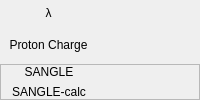
  <widget class="QDockWidget" name="dockWidget_10">
   <property name="windowTitle">
    <string>Run Info 2</string>
   </property>
   <attribute name="dockWidgetArea">
    <number>2</number>
   </attribute>
   <widget class="QWidget" name="dockWidgetContents_10">
    <layout class="QVBoxLayout" name="verticalLayout_22">
     <property name="margin">
      <number>0</number>
     </property>
     <item>
      <widget class="QWidget" name="widget_8" native="true">
       <layout class="QGridLayout" name="gridLayout_11">
        <property name="margin">
         <number>0</number>
        </property>
        <item row="1" column="0">
         <widget class="QLabel" name="label_8">
          <property name="toolTip">
           <string>Read from file</string>
          </property>
          <property name="text">
           <string>λ</string>
          </property>
          <property name="alignment">
           <set>Qt::AlignCenter</set>
          </property>
          <property name="textInteractionFlags">
           <set>Qt::LinksAccessibleByMouse|Qt::TextSelectableByMouse</set>
          </property>
         </widget>
        </item>
        <item row="3" column="0" colspan="2">
         <widget class="QFrame" name="frame_6">
          <property name="frameShape">
           <enum>QFrame::StyledPanel</enum>
          </property>
          <property name="frameShadow">
           <enum>QFrame::Raised</enum>
          </property>
          <layout class="QGridLayout" name="gridLayout_9">
           <property name="margin">
            <number>0</number>
           </property>
           <item row="0" column="0">
            <widget class="QLabel" name="label_12">
             <property name="toolTip">
              <string>Sample angle read from file</string>
             </property>
             <property name="text">
              <string>SANGLE</string>
             </property>
             <property name="alignment">
              <set>Qt::AlignCenter</set>
             </property>
             <property name="textInteractionFlags">
              <set>Qt::LinksAccessibleByMouse|Qt::TextSelectableByMouse</set>
             </property>
            </widget>
           </item>
           <item row="0" column="1">
            <widget class="QLabel" name="datasetSangle">
             <property name="toolTip">
              <string>Sample angle read from file</string>
             </property>
             <property name="text">
              <string/>
             </property>
             <property name="margin">
              <number>2</number>
             </property>
             <property name="textInteractionFlags">
              <set>Qt::LinksAccessibleByMouse|Qt::TextSelectableByMouse</set>
             </property>
            </widget>
           </item>
           <item row="1" column="0">
            <widget class="QLabel" name="label_13">
             <property name="toolTip">
              <string>Sample angle calculated from 2Θ and X-center position</string>
             </property>
             <property name="text">
              <string>SANGLE-calc</string>
             </property>
             <property name="alignment">
              <set>Qt::AlignCenter</set>
             </property>
             <property name="textInteractionFlags">
              <set>Qt::LinksAccessibleByMouse|Qt::TextSelectableByMouse</set>
             </property>
            </widget>
           </item>
           <item row="1" column="1">
            <widget class="QLabel" name="datasetAi">
             <property name="toolTip">
              <string>Sample angle calculated from 2Θ and X-center position</string>
             </property>
             <property name="text">
              <string/>
             </property>
             <property name="margin">
              <number>2</number>
             </property>
             <property name="textInteractionFlags">
              <set>Qt::LinksAccessibleByMouse|Qt::TextSelectableByMouse</set>
             </property>
            </widget>
           </item>
          </layout>
         </widget>
        </item>
        <item row="1" column="1">
         <widget class="QLabel" name="datasetLambda">
          <property name="toolTip">
           <string>Read from file</string>
          </property>
          <property name="text">
           <string/>
          </property>
          <property name="margin">
           <number>2</number>
          </property>
          <property name="textInteractionFlags">
           <set>Qt::LinksAccessibleByMouse|Qt::TextSelectableByMouse</set>
          </property>
         </widget>
        </item>
        <item row="2" column="0">
         <widget class="QLabel" name="label_9">
          <property name="toolTip">
           <string>Read from file</string>
          </property>
          <property name="text">
           <string>Proton Charge</string>
          </property>
          <property name="alignment">
           <set>Qt::AlignCenter</set>
          </property>
          <property name="textInteractionFlags">
           <set>Qt::LinksAccessibleByMouse|Qt::TextSelectableByMouse</set>
          </property>
         </widget>
        </item>
        <item row="2" column="1">
         <widget class="QLabel" name="datasetPCharge">
          <property name="toolTip">
           <string>Read from file</string>
          </property>
          <property name="text">
           <string/>
          </property>
          <property name="margin">
           <number>2</number>
          </property>
          <property name="textInteractionFlags">
           <set>Qt::LinksAccessibleByMouse|Qt::TextSelectableByMouse</set>
          </property>
         </widget>
        </item>
       </layout>
      </widget>
     </item>
    </layout>
   </widget>
  </widget>
